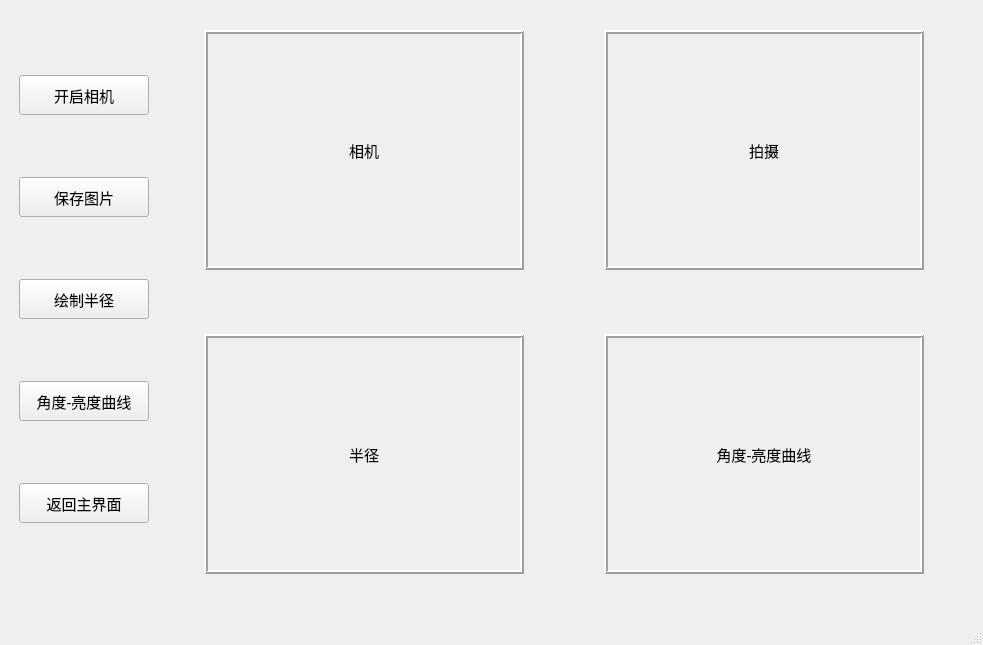
<?xml version="1.0" encoding="UTF-8"?>
<ui version="4.0">
 <class>Multicolor</class>
 <widget class="QMainWindow" name="Multicolor">
  <property name="geometry">
   <rect>
    <x>0</x>
    <y>0</y>
    <width>983</width>
    <height>645</height>
   </rect>
  </property>
  <property name="sizePolicy">
   <sizepolicy hsizetype="Expanding" vsizetype="Expanding">
    <horstretch>0</horstretch>
    <verstretch>0</verstretch>
   </sizepolicy>
  </property>
  <property name="minimumSize">
   <size>
    <width>983</width>
    <height>645</height>
   </size>
  </property>
  <property name="maximumSize">
   <size>
    <width>983</width>
    <height>645</height>
   </size>
  </property>
  <property name="windowTitle">
   <string>复色彩虹界面</string>
  </property>
  <widget class="QWidget" name="centralwidget">
   <widget class="QWidget" name="layoutWidget">
    <property name="geometry">
     <rect>
      <x>10</x>
      <y>10</y>
      <width>971</width>
      <height>581</height>
     </rect>
    </property>
    <layout class="QGridLayout" name="gridLayout">
     <item row="0" column="0" rowspan="2">
      <widget class="QWidget" name="widget" native="true">
       <property name="sizePolicy">
        <sizepolicy hsizetype="Fixed" vsizetype="Expanding">
         <horstretch>0</horstretch>
         <verstretch>0</verstretch>
        </sizepolicy>
       </property>
       <property name="minimumSize">
        <size>
         <width>130</width>
         <height>40</height>
        </size>
       </property>
       <property name="maximumSize">
        <size>
         <width>150</width>
         <height>16777215</height>
        </size>
       </property>
       <property name="font">
        <font>
         <family>仿宋</family>
         <pointsize>11</pointsize>
        </font>
       </property>
       <layout class="QVBoxLayout" name="verticalLayout">
        <item>
         <widget class="QPushButton" name="multicolor_video_btn">
          <property name="sizePolicy">
           <sizepolicy hsizetype="Fixed" vsizetype="Fixed">
            <horstretch>0</horstretch>
            <verstretch>0</verstretch>
           </sizepolicy>
          </property>
          <property name="minimumSize">
           <size>
            <width>130</width>
            <height>40</height>
           </size>
          </property>
          <property name="font">
           <font>
            <family>微软雅黑</family>
            <pointsize>11</pointsize>
           </font>
          </property>
          <property name="styleSheet">
           <string notr="true">QPushButton:hover { background-color: rgb(176, 224, 230); }</string>
          </property>
          <property name="text">
           <string>开启相机</string>
          </property>
         </widget>
        </item>
        <item>
         <widget class="QPushButton" name="multicolor_save_btn">
          <property name="sizePolicy">
           <sizepolicy hsizetype="Fixed" vsizetype="Fixed">
            <horstretch>0</horstretch>
            <verstretch>0</verstretch>
           </sizepolicy>
          </property>
          <property name="minimumSize">
           <size>
            <width>130</width>
            <height>40</height>
           </size>
          </property>
          <property name="font">
           <font>
            <family>微软雅黑</family>
            <pointsize>11</pointsize>
           </font>
          </property>
          <property name="styleSheet">
           <string notr="true">QPushButton:hover { background-color: rgb(176, 224, 230); }</string>
          </property>
          <property name="text">
           <string>保存图片</string>
          </property>
         </widget>
        </item>
        <item>
         <widget class="QPushButton" name="draw_radius_btn">
          <property name="sizePolicy">
           <sizepolicy hsizetype="Fixed" vsizetype="Fixed">
            <horstretch>0</horstretch>
            <verstretch>0</verstretch>
           </sizepolicy>
          </property>
          <property name="minimumSize">
           <size>
            <width>130</width>
            <height>40</height>
           </size>
          </property>
          <property name="font">
           <font>
            <family>微软雅黑</family>
            <pointsize>11</pointsize>
           </font>
          </property>
          <property name="styleSheet">
           <string notr="true">QPushButton:hover { background-color: rgb(176, 224, 230); }</string>
          </property>
          <property name="text">
           <string>绘制半径</string>
          </property>
         </widget>
        </item>
        <item>
         <widget class="QPushButton" name="multicolor_graph_btn">
          <property name="sizePolicy">
           <sizepolicy hsizetype="Fixed" vsizetype="Fixed">
            <horstretch>0</horstretch>
            <verstretch>0</verstretch>
           </sizepolicy>
          </property>
          <property name="minimumSize">
           <size>
            <width>130</width>
            <height>40</height>
           </size>
          </property>
          <property name="font">
           <font>
            <family>微软雅黑</family>
            <pointsize>11</pointsize>
           </font>
          </property>
          <property name="styleSheet">
           <string notr="true">QPushButton:hover { background-color: rgb(176, 224, 230); }</string>
          </property>
          <property name="text">
           <string>角度-亮度曲线</string>
          </property>
         </widget>
        </item>
        <item>
         <widget class="QPushButton" name="multicolor_back">
          <property name="sizePolicy">
           <sizepolicy hsizetype="Fixed" vsizetype="Fixed">
            <horstretch>0</horstretch>
            <verstretch>0</verstretch>
           </sizepolicy>
          </property>
          <property name="minimumSize">
           <size>
            <width>130</width>
            <height>40</height>
           </size>
          </property>
          <property name="font">
           <font>
            <family>微软雅黑</family>
            <pointsize>11</pointsize>
           </font>
          </property>
          <property name="styleSheet">
           <string notr="true">QPushButton:hover { background-color: rgb(176, 224, 230); }</string>
          </property>
          <property name="text">
           <string>返回主界面</string>
          </property>
         </widget>
        </item>
       </layout>
      </widget>
     </item>
     <item row="1" column="1">
      <widget class="QWidget" name="widget_3" native="true">
       <property name="sizePolicy">
        <sizepolicy hsizetype="Expanding" vsizetype="Expanding">
         <horstretch>0</horstretch>
         <verstretch>0</verstretch>
        </sizepolicy>
       </property>
       <widget class="QLabel" name="radius_label">
        <property name="geometry">
         <rect>
          <x>40</x>
          <y>30</y>
          <width>320</width>
          <height>240</height>
         </rect>
        </property>
        <property name="minimumSize">
         <size>
          <width>320</width>
          <height>240</height>
         </size>
        </property>
        <property name="maximumSize">
         <size>
          <width>320</width>
          <height>240</height>
         </size>
        </property>
        <property name="font">
         <font>
          <family>微软雅黑</family>
          <pointsize>11</pointsize>
         </font>
        </property>
        <property name="frameShape">
         <enum>QFrame::Box</enum>
        </property>
        <property name="frameShadow">
         <enum>QFrame::Raised</enum>
        </property>
        <property name="lineWidth">
         <number>2</number>
        </property>
        <property name="text">
         <string>半径</string>
        </property>
        <property name="scaledContents">
         <bool>true</bool>
        </property>
        <property name="alignment">
         <set>Qt::AlignCenter</set>
        </property>
       </widget>
       <widget class="QLabel" name="graph_label">
        <property name="geometry">
         <rect>
          <x>440</x>
          <y>30</y>
          <width>320</width>
          <height>240</height>
         </rect>
        </property>
        <property name="minimumSize">
         <size>
          <width>320</width>
          <height>240</height>
         </size>
        </property>
        <property name="maximumSize">
         <size>
          <width>320</width>
          <height>240</height>
         </size>
        </property>
        <property name="font">
         <font>
          <family>微软雅黑</family>
          <pointsize>11</pointsize>
         </font>
        </property>
        <property name="frameShape">
         <enum>QFrame::Box</enum>
        </property>
        <property name="frameShadow">
         <enum>QFrame::Raised</enum>
        </property>
        <property name="lineWidth">
         <number>2</number>
        </property>
        <property name="text">
         <string>角度-亮度曲线</string>
        </property>
        <property name="scaledContents">
         <bool>true</bool>
        </property>
        <property name="alignment">
         <set>Qt::AlignCenter</set>
        </property>
       </widget>
       <widget class="QCustomPlot" name="plot" native="true">
        <property name="geometry">
         <rect>
          <x>370</x>
          <y>200</y>
          <width>51</width>
          <height>71</height>
         </rect>
        </property>
       </widget>
      </widget>
     </item>
     <item row="0" column="1">
      <widget class="QWidget" name="video_save_widget" native="true">
       <property name="sizePolicy">
        <sizepolicy hsizetype="Expanding" vsizetype="Expanding">
         <horstretch>0</horstretch>
         <verstretch>0</verstretch>
        </sizepolicy>
       </property>
       <widget class="QLabel" name="save_label">
        <property name="geometry">
         <rect>
          <x>440</x>
          <y>20</y>
          <width>320</width>
          <height>240</height>
         </rect>
        </property>
        <property name="minimumSize">
         <size>
          <width>320</width>
          <height>240</height>
         </size>
        </property>
        <property name="maximumSize">
         <size>
          <width>320</width>
          <height>240</height>
         </size>
        </property>
        <property name="font">
         <font>
          <family>微软雅黑</family>
          <pointsize>11</pointsize>
         </font>
        </property>
        <property name="frameShape">
         <enum>QFrame::Box</enum>
        </property>
        <property name="frameShadow">
         <enum>QFrame::Raised</enum>
        </property>
        <property name="lineWidth">
         <number>2</number>
        </property>
        <property name="text">
         <string>拍摄</string>
        </property>
        <property name="scaledContents">
         <bool>true</bool>
        </property>
        <property name="alignment">
         <set>Qt::AlignCenter</set>
        </property>
       </widget>
       <widget class="QLabel" name="video_label">
        <property name="geometry">
         <rect>
          <x>40</x>
          <y>20</y>
          <width>320</width>
          <height>240</height>
         </rect>
        </property>
        <property name="minimumSize">
         <size>
          <width>320</width>
          <height>240</height>
         </size>
        </property>
        <property name="maximumSize">
         <size>
          <width>320</width>
          <height>240</height>
         </size>
        </property>
        <property name="font">
         <font>
          <family>微软雅黑</family>
          <pointsize>11</pointsize>
         </font>
        </property>
        <property name="frameShape">
         <enum>QFrame::Box</enum>
        </property>
        <property name="frameShadow">
         <enum>QFrame::Raised</enum>
        </property>
        <property name="lineWidth">
         <number>2</number>
        </property>
        <property name="text">
         <string>相机</string>
        </property>
        <property name="scaledContents">
         <bool>true</bool>
        </property>
        <property name="alignment">
         <set>Qt::AlignCenter</set>
        </property>
       </widget>
      </widget>
     </item>
    </layout>
   </widget>
  </widget>
  <widget class="QMenuBar" name="menubar">
   <property name="geometry">
    <rect>
     <x>0</x>
     <y>0</y>
     <width>983</width>
     <height>23</height>
    </rect>
   </property>
  </widget>
  <widget class="QStatusBar" name="statusbar"/>
 </widget>
 <customwidgets>
  <customwidget>
   <class>QCustomPlot</class>
   <extends>QWidget</extends>
   <header>../../qcustomplot.h</header>
   <container>1</container>
  </customwidget>
 </customwidgets>
 <resources/>
 <connections/>
</ui>
